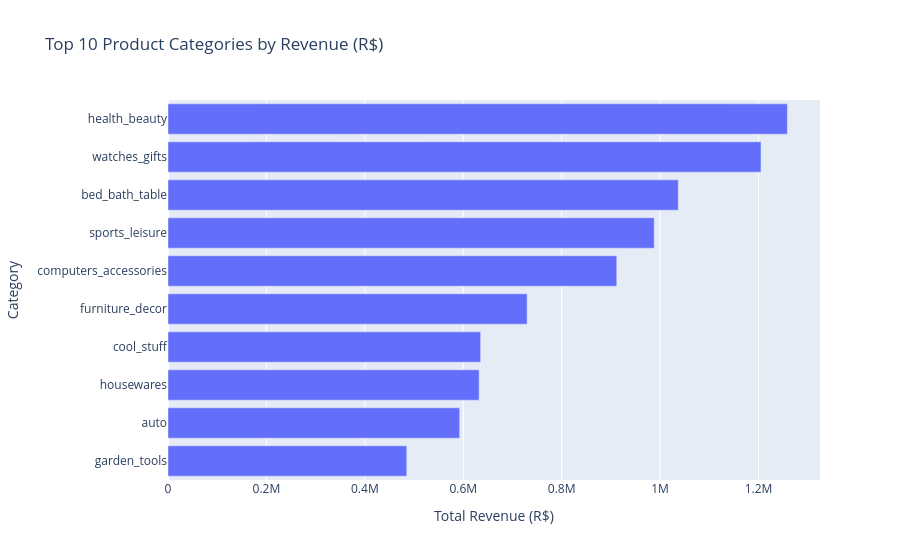

This figure's notebook cell:
### Code cell
# Join order_items → products → category translation
items_with_category = order_items.merge(products[["product_id", "product_category_name"]], on="product_id", how="left")
items_with_category = items_with_category.merge(category_translation, on="product_category_name", how="left")

top_categories = (
    items_with_category.groupby("product_category_name_english")["price"]
    .sum()
    .sort_values(ascending=False)
    .head(10)
    .reset_index()
)

fig = px.bar(
    top_categories,
    x="price", y="product_category_name_english",
    orientation="h",
    title="Top 10 Product Categories by Revenue (R$)",
    labels={"price": "Total Revenue (R$)", "product_category_name_english": "Category"}
)
fig.update_layout(yaxis={"categoryorder": "total ascending"})
fig.show()

### Figure 1 — Plotly figure (JSON) as saved in the notebook; plotly's stock layout.template omitted (floating-point values rounded to 4 significant figures)
{"data": [{"hovertemplate": "Total Revenue (R$)=%{x}<br>Category=%{y}<extra></extra>", "legendgroup": "", "marker": {"color": "#636efa", "pattern": {"shape": ""}}, "name": "", "orientation": "h", "showlegend": false, "textposition": "auto", "type": "bar", "x": [1259000.0, 1205000.0, 1037000.0, 988000.0, 912000.0, 729800.0, 635300.0, 632200.0, 592700.0, 485300.0], "xaxis": "x", "y": ["health_beauty", "watches_gifts", "bed_bath_table", "sports_leisure", "computers_accessories", "furniture_decor", "cool_stuff", "housewares", "auto", "garden_tools"], "yaxis": "y"}], "layout": {"barmode": "relative", "legend": {"tracegroupgap": 0}, "title": {"text": "Top 10 Product Categories by Revenue (R$)"}, "xaxis": {"anchor": "y", "domain": [0, 1], "title": {"text": "Total Revenue (R$)"}}, "yaxis": {"anchor": "x", "categoryorder": "total ascending", "domain": [0, 1], "title": {"text": "Category"}}}}
